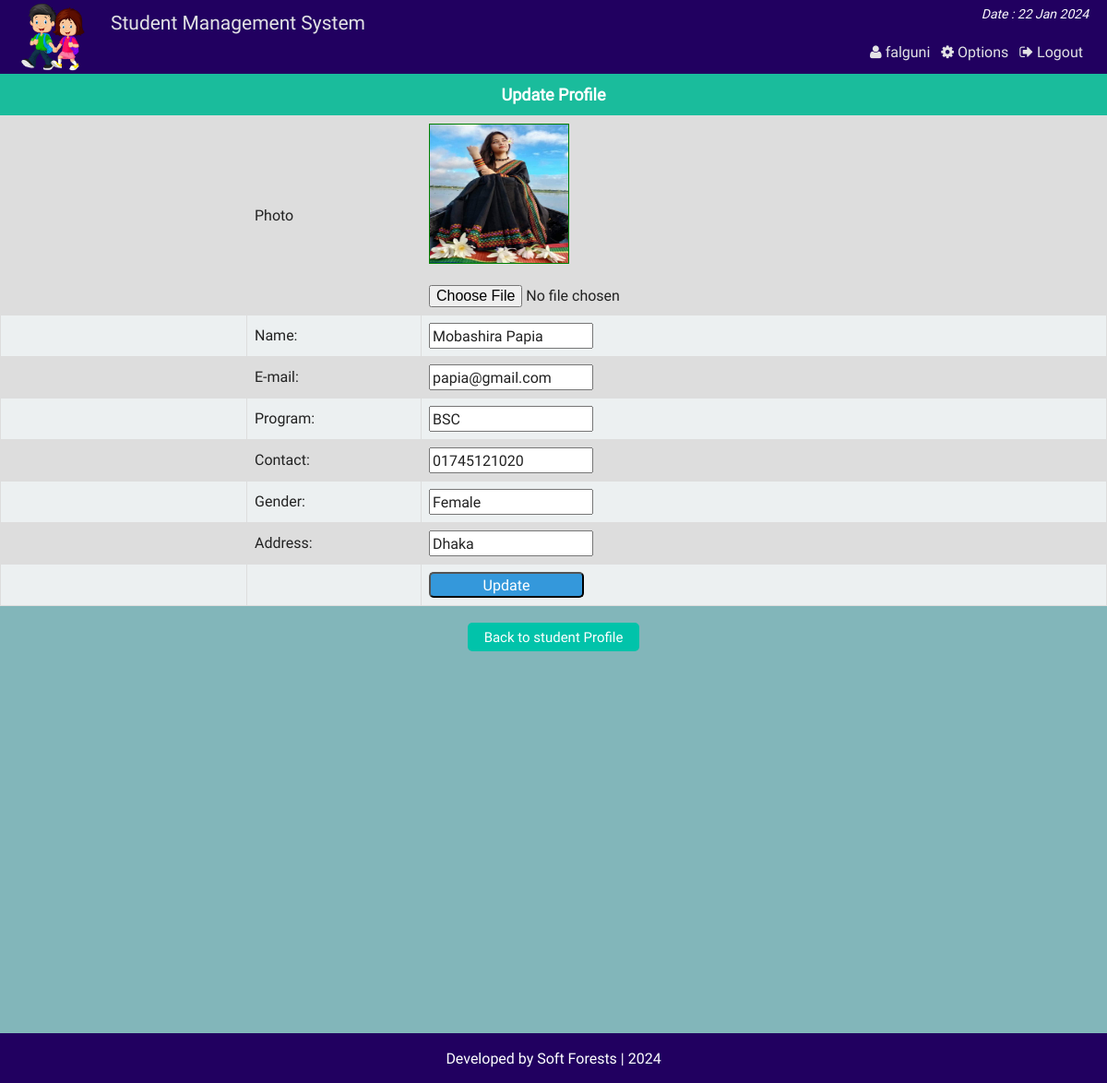
Screenshot of /admin_single_student_update.php?id=123456789 (signed in) with the database file from the repository.
### tables this page shows
CREATE TABLE `st_info` (
  `st_id` int(11) NOT NULL,
  `name` varchar(100) NOT NULL,
  `password` varchar(32) NOT NULL,
  `email` varchar(50) NOT NULL,
  `bday` date NOT NULL,
  `program` varchar(10) NOT NULL,
  `contact` varchar(20) NOT NULL,
  `gender` varchar(10) NOT NULL,
  `address` varchar(255) NOT NULL,
  `img` varchar(255) DEFAULT NULL
);

### php/functions.php (called while the page is built, shortened)
<?php
class login_registration_class{
	public function getuserbyid($st_id){
		global $conn;
		$query = $conn->query("select * from st_info where st_id='$st_id'");
		return $query;
	}
};
?>

### admin_single_student_update.php (the view, shortened to what this page needs)
<?php
	require "php/config.php";
	require_once "php/functions.php";
	$user = new login_registration_class();
	if(isset($_REQUEST['id'])){
		$st_id = $_REQUEST['id'];
	}else{
		header('Location: admin.php');
		exit();
	}
?>
<?php
include "php/headertop_admin.php";
?>
<div class="profile">
			<h3 style="font-size:18px;text-align:center;background:#1abc9c;color:#fff;padding:10px;margin:0">Update Profile</h3>
			<div class="st_update fix">
				<form action="" method="post" enctype="multipart/form-data">
						<?php
						$result = $user->getuserbyid($st_id);
						while($row = $result->fetch_assoc()){
						?>
					<table class="tab_one" >
						<tr>
							<td style="width:250px;"></td>
							<td>Photo</td>
							<td>
							<img id="logo_preview" src="img/student/<?php echo $row['img']?>" style="height:150px; width:150px; border:1px green solid;"><br><br>
							<input type="file" name="personal_image" id="spic" onchange="PreviewImage('personal_image', 'logo_preview')" />
							</td>
						</tr>
						<tr>
							<td style="width:125px;"></td>
							<td>Name:</td>
							<td><input type="text" name="st_name" value="<?php echo $row['name'];?>"></td>
						</tr>
						<tr>
							<td style="width:125px;"></td>
							<td>E-mail:</td>
							<td><input type="email" name="st_email" value="<?php echo $row['email']; ?>"></td>
						</tr>
						<tr>
							<td style="width:125px;"></td>
							<td>Program:</td>
							<td><input type="text" name="st_dept" value="<?php echo $row['program']; ?>"></td>
						</tr>
						<tr>
							<td style="width:125px;"></td>
							<td>Contact:</td>
							<td><input type="text" name="st_contact" value="<?php echo $row['contact']; ?>"></td>
						</tr>
						<tr>
							<td style="width:125px;"></td>
							<td>Gender:</td>
							<td><input type="text" name="st_gender" value="<?php echo $row['gender']; ?>"></td>
						</tr>
						<tr>
							<td style="width:125px;"></td>
							<td>Address:</td>
							<td><input type="text" name="st_add" value="<?php echo $row['address']; ?>"></td>
						</tr>
						<tr>
						<td style="width:125px;"></td>
						<td></td>
						<td colspan="2">
							<input style="background:#3498db;color:#fff;width:168px;border-radius:5px;" type="submit" name="Update" value="Update">
							</td>
						</tr>
					</table>
						<?php } ?>
				</form>
			</div>
			<div class="back fix">
				<p style="text-align:center"><a href="admin_all_student.php"><button class="editbtn">Back to student Profile</button></a></p>
			</div>
</div>
<?php include "php/footerbottom.php";?>

### css/main.css (style rules this page uses)
html { color: #222; font-size: 1em; line-height: 1.4; }
audio, canvas, iframe, img, svg, video { vertical-align: middle; }
a { text-decoration:none; }
.fix { overflow:hidden; }
body { font-family:roboto !important; background-color: #006b747d; }
.st_reg th, td { padding: 8px; }
table.tab_one { width:100%; }
table.tab_one td { border:1px solid #ddd; padding:8px; }
table.tab_one tr:nth-child(odd) { background:#ddd; }
table.tab_one tr:nth-child(even) { background:#ecf0f1; }
.editbtn { background-color: #01C3AA; border: none; border-radius:5px; color: white; padding: 5px 18px; text-align: center; text-decoration: none; display: inline-block; font-size: 15px; margin: 2px 1px; cursor: pointer; }
table.att_tab tr,td,th { border:2px solid #ddd; border-collapse:collapse; padding:8px; }

### rows the page displays
st_info: img (picture), st_name "Mobashira Papia", st_email "papia@gmail.com", st_dept "BSC", st_contact "01745121020", st_gender "Female", st_add "Dhaka"

### other values shown
$admin_name "falguni"
